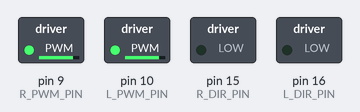
Recording of a sketch running on a simulated Arduino Mega 2560, built with avr-gcc and run on an emulated ATmega2560. Parts: switched loads named in the sketch (green lamp = pin HIGH). What the sketch prints to the serial monitor is not drawn.

Above: at 1.05 s.
At 5.95 s:
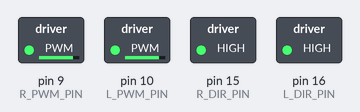
Timing chart, 0 to 7.9 s (numbered marks = the images above):
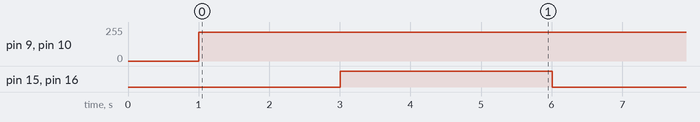

The sketch:

position_controller.ino
```cpp
#include "encoders.h"
#include "pid.h"

#define L_PWM_PIN 10
#define L_DIR_PIN 16
#define R_PWM_PIN  9
#define R_DIR_PIN 15

#define DIR_FWD LOW
#define DIR_BKD HIGH

// Proportional, Integral and Derivative gains for position controller
#define kp_left 0.5
#define ki_left 0.0
#define kd_left 12
#define kp_right 0.5
#define ki_right 0.0
#define kd_right 12

// Position controllers for left/right wheel position
PID left_pid(kp_left, ki_left, kd_left);
PID right_pid(kp_right, ki_right, kd_right);

float update_ts;
float demand_switch_ts;

float demand;

void setup()
{
  setupMotors();

  // Initialise your other globals variables
  // and devices.
  setupLeftEncoder();
  setupRightEncoder();

  demand = 500.0;
  update_ts = millis();
  demand_switch_ts = millis();

  // Initialise the Serial communication
  Serial.begin( 9600 );
  delay(1000);
  Serial.println("***RESET***");
}

void loop()
{
  float elapsed_time = millis() - update_ts;

  // Call pid.update() at a regular time interval.
  if (elapsed_time > 10) {
    update_ts = millis();

    // output_signal <----PID---- demand, measurement
    float left_output = left_pid.update(demand, count_left_e);
    float right_output = right_pid.update(demand, count_right_e);

    Serial.print(count_left_e);
    Serial.print(", ");
    Serial.println(count_right_e);

    updateSpeed(left_output, right_output);
  }

  elapsed_time = millis() - demand_switch_ts;

  if (elapsed_time > 3000) {
    demand_switch_ts = millis();
    demand = -demand;
  }
}

void updateSpeed(float left_new_speed, float right_new_speed) {

  if (left_new_speed < 0) {
    left_new_speed = left_new_speed * -1;
    digitalWrite( L_DIR_PIN, DIR_BKD );
  } else {
    digitalWrite( L_DIR_PIN, DIR_FWD );
  }

  if (right_new_speed < 0) {
    right_new_speed = right_new_speed * -1;
    digitalWrite( R_DIR_PIN, DIR_BKD );
  } else {
    digitalWrite( R_DIR_PIN, DIR_FWD );
  }

  analogWrite( L_PWM_PIN, left_new_speed );
  analogWrite( R_PWM_PIN, right_new_speed );
}

void setupMotors() {
  pinMode( L_PWM_PIN, OUTPUT );
  pinMode( L_DIR_PIN, OUTPUT );
  pinMode( R_PWM_PIN, OUTPUT );
  pinMode( R_DIR_PIN, OUTPUT );

  // Set initial direction for l and r wheels
  digitalWrite( L_DIR_PIN, DIR_FWD  );
  digitalWrite( R_DIR_PIN, DIR_FWD );
}
```

encoders.h
```cpp
// These #defines act like a find-and-replace
// in your code, and make your code more readable.

#define E1_A_PIN  7
#define E1_B_PIN  23
#define E0_A_PIN  26
//E0_B_Pin is defined seperately later

// Volatile Global variables used by Encoder ISR.
volatile long count_right_e; // used by encoder to count the rotation
volatile bool oldE1_A;  // used by encoder to remember prior state of A
volatile bool oldE1_B;  // used by encoder to remember prior state of B

volatile long count_left_e; // used by encoder to count the rotation
volatile bool oldE0_A;  // used by encoder to remember prior state of A
volatile bool oldE0_B;  // used by encoder to remember prior state of B


// This ISR handles just Encoder 1
// ISR to read the Encoder1 Channel A and B pins
// and then look up based on  transition what kind of
// rotation must have occured.
ISR( INT6_vect ) {
  // First, Read in the new state of the encoder pins.
  // Standard pins, so standard read functions.
  boolean newE1_B = digitalRead( E1_B_PIN );
  boolean newE1_A = digitalRead( E1_A_PIN );

  // Some clever electronics combines the
  // signals and this XOR restores the
  // true value.
  newE1_A ^= newE1_B;

  // Create a bitwise representation of our states
  // We do this by shifting the boolean value up by
  // the appropriate number of bits, as per our table
  // header:
  //
  // State :  (bit3)  (bit2)  (bit1)  (bit0)
  // State :  New A,  New B,  Old A,  Old B.
  byte state = 0;
  state = state | ( newE1_A  << 3 );
  state = state | ( newE1_B  << 2 );
  state = state | ( oldE1_A  << 1 );
  state = state | ( oldE1_B  << 0 );


  // This is an inefficient way of determining
  // the direction.  However it illustrates well
  // against the lecture slides.
  switch( state ) {
    case 0:                   break; // No movement.
    case 1:  count_right_e--; break;  // clockwise?
    case 2:  count_right_e++; break;  // anti-clockwise?
    case 3:                   break;  // Invalid
    case 4:  count_right_e++; break;  // anti-clockwise?
    case 5:                   break;  // No movement.
    case 6:                   break;  // Invalid
    case 7:  count_right_e--; break;  // clockwise?
    case 8:  count_right_e--; break;  // clockwise?
    case 9:                   break;  // Invalid
    case 10:                  break;  // No movement.
    case 11: count_right_e++; break;  // anti-clockwise?
    case 12:                  break;  // Invalid
    case 13: count_right_e++; break;  // anti-clockwise?
    case 14: count_right_e--; break;  // clockwise?
    case 15:                  break;  // No movement.
  }

  // Save current state as old state for next call.
  oldE1_A = newE1_A;
  oldE1_B = newE1_B;

}


// This ISR handles just Encoder 0
// ISR to read the Encoder0 Channel A and B pins
// and then look up based on  transition what kind of
// rotation must have occured.
ISR( PCINT0_vect ) {

  // First, Read in the new state of the encoder pins.

  // Mask for a specific pin from the port.
  // Non-standard pin, so we access the register
  // directly.
  // Reading just PINE would give us a number
  // composed of all 8 bits.  We want only bit 2.
  // B00000100 masks out all but bit 2
  boolean newE0_B = PINE & (1<<PINE2);
  //boolean newE0_B = PINE & B00000100;  // Does same as above.

  // Standard read fro the other pin.
  boolean newE0_A = digitalRead( E0_A_PIN ); // 26 the same as A8

  // Some clever electronics combines the
  // signals and this XOR restores the
  // true value.
  newE0_A ^= newE0_B;

  // Create a bitwise representation of our states
  // We do this by shifting the boolean value up by
  // the appropriate number of bits, as per our table
  // header:
  //
  // State :  (bit3)  (bit2)  (bit1)  (bit0)
  // State :  New A,  New B,  Old A,  Old B.
  byte state = 0;
  state = state | ( newE0_A  << 3 );
  state = state | ( newE0_B  << 2 );
  state = state | ( oldE0_A  << 1 );
  state = state | ( oldE0_B  << 0 );

  // This is an inefficient way of determining
  // the direction.  However it illustrates well
  // against the lecture slides.
  switch( state ) {
    case 0:                  break; // No movement.
    case 1:  count_left_e--; break;  // clockwise?
    case 2:  count_left_e++; break;  // anti-clockwise?
    case 3:                  break;  // Invalid
    case 4:  count_left_e++; break;  // anti-clockwise?
    case 5:                  break;  // No movement.
    case 6:                  break;  // Invalid
    case 7:  count_left_e--; break;  // clockwise?
    case 8:  count_left_e--; break;  // clockwise?
    case 9:                  break;  // Invalid
    case 10:                 break;  // No movement.
    case 11: count_left_e++; break;  // anti-clockwise?
    case 12:                 break;  // Invalid
    case 13: count_left_e++; break;  // anti-clockwise?
    case 14: count_left_e--; break;  // clockwise?
    case 15:                 break;  // No movement.
  }

  // Save current state as old state for next call.
  oldE0_A = newE0_A;
  oldE0_B = newE0_B;
}


/*
   This setup routine enables interrupts for
   encoder1.  The interrupt is automatically
   triggered when one of the encoder pin changes.
   This is really convenient!  It means we don't
   have to check the encoder manually.
*/
void setupRightEncoder() {

  // Initialise our count value to 0.
  count_right_e = 0;

  // Initialise the prior A & B signals
  // to zero, we don't know what they were.
  oldE1_A = 0;
  oldE1_B = 0;

  // Setup pins for encoder 1
  pinMode( E1_A_PIN, INPUT );
  pinMode( E1_B_PIN, INPUT );

  // Now to set up PE6 as an external interupt (INT6), which means it can
  // have its own dedicated ISR vector INT6_vector

  // Page 90, 11.1.3 External Interrupt Mask Register – EIMSK
  // Disable external interrupts for INT6 first
  // Set INT6 bit low, preserve other bits
  EIMSK = EIMSK & ~(1<<INT6);
  //EIMSK = EIMSK & B1011111; // Same as above.

  // Page 89, 11.1.2 External Interrupt Control Register B – EICRB
  // Used to set up INT6 interrupt
  EICRB |= ( 1 << ISC60 );  // using header file names, push 1 to bit ISC60
  //EICRB |= B00010000; // does same as above

  // Page 90, 11.1.4 External Interrupt Flag Register – EIFR
  // Setting a 1 in bit 6 (INTF6) clears the interrupt flag.
  EIFR |= ( 1 << INTF6 );
  //EIFR |= B01000000;  // same as above

  // Now that we have set INT6 interrupt up, we can enable
  // the interrupt to happen
  // Page 90, 11.1.3 External Interrupt Mask Register – EIMSK
  // Disable external interrupts for INT6 first
  // Set INT6 bit high, preserve other bits
  EIMSK |= ( 1 << INT6 );
  //EIMSK |= B01000000; // Same as above

}

void setupLeftEncoder() {

    // Initialise our count value to 0.
    count_left_e = 0;

    // Initialise the prior A & B signals
    // to zero, we don't know what they were.
    oldE0_A = 0;
    oldE0_B = 0;

    // Setting up E0_PIN_B:
    // The Romi board uses the pin PE2 (port E, pin 2) which is
    // very unconventional.  It doesn't have a standard
    // arduino alias (like d6, or a5, for example).
    // We set it up here with direct register access
    // Writing a 0 to a DDR sets as input
    // DDRE = Data Direction Register (Port)E
    // We want pin PE2, which means bit 2 (counting from 0)
    // PE Register bits [ 7  6  5  4  3  2  1  0 ]
    // Binary mask      [ 1  1  1  1  1  0  1  1 ]
    //
    // By performing an & here, the 0 sets low, all 1's preserve
    // any previous state.
    DDRE = DDRE & ~(1<<DDE6);
    //DDRE = DDRE & B11111011; // Same as above.

    // We need to enable the pull up resistor for the pin
    // To do this, once a pin is set to input (as above)
    // You write a 1 to the bit in the output register
    PORTE = PORTE | (1<< PORTE2 );
    //PORTE = PORTE | 0B00000100;

    // Encoder0 uses conventional pin 26
    pinMode( E0_A_PIN, INPUT );
    digitalWrite( E0_A_PIN, HIGH ); // Encoder 0 xor

    // Enable pin-change interrupt on A8 (PB4) for encoder0, and disable other
    // pin-change interrupts.
    // Note, this register will normally create an interrupt a change to any pins
    // on the port, but we use PCMSK0 to set it only for PCINT4 which is A8 (PB4)
    // When we set these registers, the compiler will now look for a routine called
    // ISR( PCINT0_vect ) when it detects a change on the pin.  PCINT0 seems like a
    // mismatch to PCINT4, however there is only the one vector servicing a change
    // to all PCINT0->7 pins.
    // See Manual 11.1.5 Pin Change Interrupt Control Register - PCICR

    // Page 91, 11.1.5, Pin Change Interrupt Control Register
    // Disable interrupt first
    PCICR = PCICR & ~( 1 << PCIE0 );
    // PCICR &= B11111110;  // Same as above

    // 11.1.7 Pin Change Mask Register 0 – PCMSK0
    PCMSK0 |= (1 << PCINT4);

    // Page 91, 11.1.6 Pin Change Interrupt Flag Register – PCIFR
    PCIFR |= (1 << PCIF0);  // Clear its interrupt flag by writing a 1.

    // Enable
    PCICR |= (1 << PCIE0);
}
```

Source omitted: pid.h (7768 bytes)

Measured:
- by itself, pin 9 (R_PWM_PIN), pin 10 (L_PWM_PIN): 0/255 → 215/255 at 1.0 s
- by itself, pin 15 (R_DIR_PIN), pin 16 (L_DIR_PIN): alternates HIGH for 3.0 s and LOW for 3.0 s
